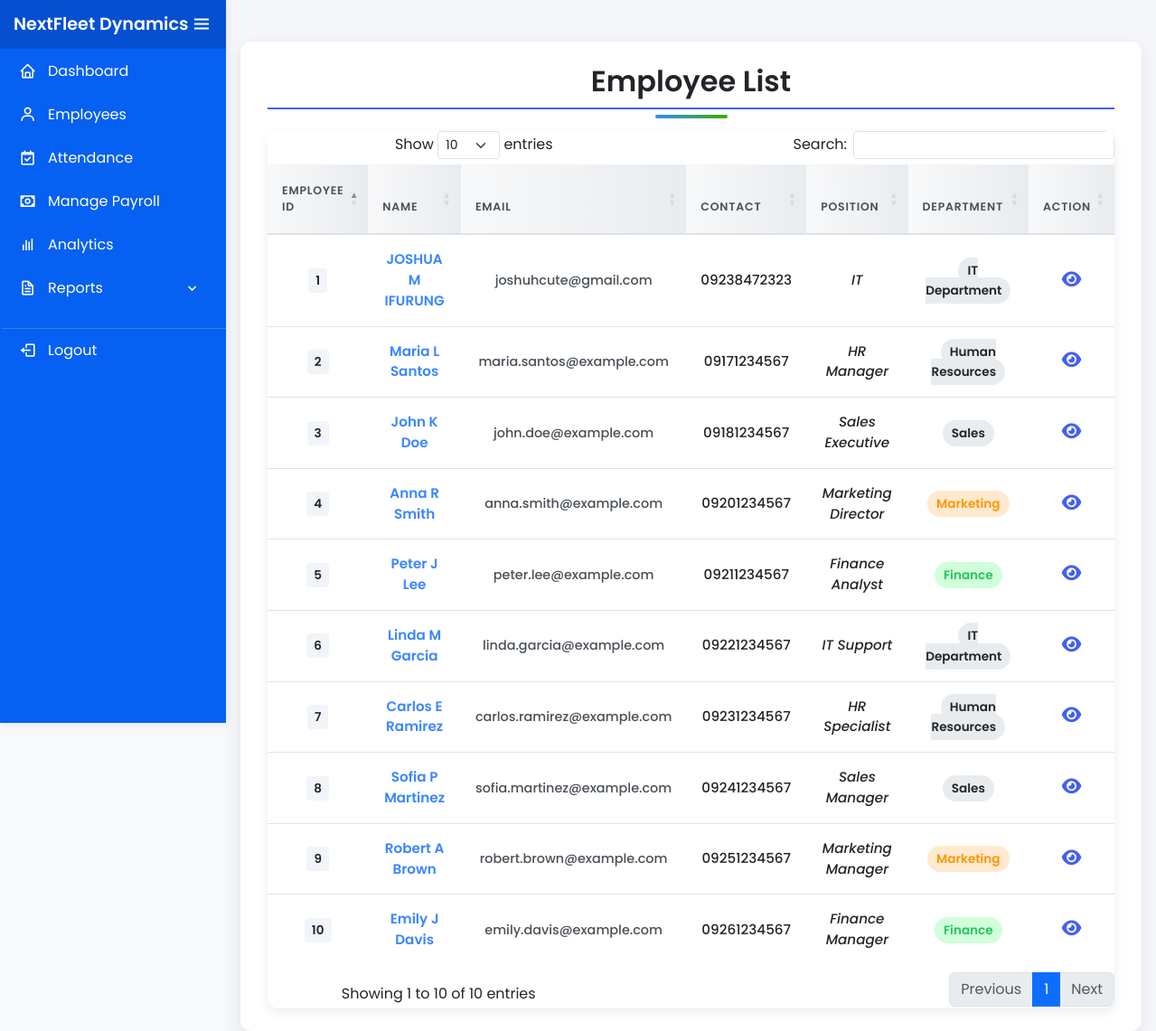
Screenshot of /php/manage_employees.php with the database file from the repository.
### tables this page shows
CREATE TABLE `employee` (
  `id` int(11) NOT NULL,
  `first_name` varchar(50) NOT NULL,
  `middle_name` varchar(50) DEFAULT NULL,
  `last_name` varchar(50) NOT NULL,
  `email` varchar(100) NOT NULL,
  `contact` varchar(20) NOT NULL,
  `address` text NOT NULL,
  `age` int(11) NOT NULL,
  `dob` date NOT NULL,
  `gender` enum('male','female','other') NOT NULL,
  `position` varchar(50) NOT NULL,
  `department` varchar(50) NOT NULL,
  `date_hired` date NOT NULL,
  `created_at` timestamp NOT NULL DEFAULT current_timestamp()
);

### php/manage_employees.php (the view, shortened to what this page needs)
<?php
include 'db.php';
$sql = "SELECT * FROM employee";
$stmt = $conn->prepare($sql);
$stmt->execute();
$result = $stmt->get_result();
?>
<!DOCTYPE html>
<html lang="en">
<head>
  <link href="https://cdn.jsdelivr.net/npm/bootstrap@5.3.0/dist/css/bootstrap.min.css" rel="stylesheet">
  <link rel="stylesheet" href="https://cdnjs.cloudflare.com/ajax/libs/font-awesome/6.4.0/css/all.min.css">
  <link rel="stylesheet" href="https://cdn.datatables.net/1.11.5/css/dataTables.bootstrap5.min.css">
  <link rel="stylesheet" href="../css/employee.css">
  <link rel="stylesheet" href="../css/poppins.css">
</head>
<body class="bg-light">
  <?php include 'admin_sidebar.php'; ?>
  <div id="mainContent" class="p-3">
    <div class="container text-center">
      <h2 class="mb-4">Employee List</h2>
      <div class="table-responsive">
        <?php if ($result->num_rows > 0): ?>
          <table class="table table-hover align-middle" id="employeeTable">
            <thead>
              <tr>
                <th>Employee ID</th>
                <th>Name</th>
                <th>Email</th>
                <th>Contact</th>
                <th>Position</th>
                <th>Department</th>
                <th>Action</th>
              </tr>
            </thead>
            <tbody>
              <?php while ($row = $result->fetch_assoc()) {
                $fullName = $row['first_name'] . " " . ($row['middle_name'] ? $row['middle_name'] . " " : "") . $row['last_name'];
                $department = strtolower(htmlspecialchars($row['department']));
                $deptClass = in_array($department, ['marketing', 'it', 'hr', 'finance']) ? $department : '';
              ?>
                <tr>
                  <td><span class="employee-id"><?= htmlspecialchars($row['id']); ?></span></td>
                  <td><?= htmlspecialchars($fullName); ?></td>
                  <td><span class="email"><?= htmlspecialchars($row['email']); ?></span></td>
                  <td><?= htmlspecialchars($row['contact']); ?></td>
                  <td><?= htmlspecialchars($row['position']); ?></td>
                  <td>
                    <span class="badge-department <?= $deptClass; ?>">
                      <?= htmlspecialchars($row['department']); ?>
                    </span>
                  </td>
                  <td>
                    <i class="fas fa-eye action-btn viewEmployee"
                      data-id="<?= $row['id']; ?>"
                      data-firstname="<?= htmlspecialchars($row['first_name']); ?>"
                      data-middlename="<?= htmlspecialchars($row['middle_name']); ?>"
                      data-lastname="<?= htmlspecialchars($row['last_name']); ?>"
                      data-email="<?= htmlspecialchars($row['email']); ?>"
                      data-contact="<?= htmlspecialchars($row['contact']); ?>"
                      data-address="<?= htmlspecialchars($row['address']); ?>"
                      data-age="<?= $row['age']; ?>"
                      data-dob="<?= $row['dob']; ?>"
                      data-gender="<?= $row['gender']; ?>"
                      data-position="<?= htmlspecialchars($row['position']); ?>"
                      data-department="<?= htmlspecialchars($row['department']); ?>"
                      data-datehired="<?= $row['date_hired']; ?>"
                      title="View Details"></i>
                  </td>
                </tr>
              <?php } ?>
            </tbody>
          </table>
        <?php endif; ?>
      </div>
    </div>
  </div>
</body>
</html>

### css/employee.css (style rules this page uses)
:root { --primary-color: #3a86ff; --primary-hover: #2876f9; --success-color: #38b000; --success-hover: #2b9348; --danger-color: #ff595e; --danger-hover: #e63946; --background: #f8f9fa; --text-color: #212529; --text-secondary: #495057; --border-color: #dee2e6; --shadow-sm: 0 2px 8px rgba(0, 0, 0, 0.05); --shadow-md: 0 4px 12px rgba(0, 0, 0, 0.08); --transition: all 0.25s ease; }
* { font-family: 'Poppins', sans-serif; }
.container { background-color: #ffffff; border-radius: 16px; padding: 2rem; box-shadow: 0 10px 30px rgba(0, 0, 0, 0.08); max-width: 1200px; }
h2 { color: var(--text-color); font-weight: 700; position: relative; font-size: 2rem; margin-bottom: 2rem !important; }
h2:after { content: ''; position: absolute; bottom: -12px; left: 50%; width: 80px; height: 4px; background: linear-gradient(90deg, var(--primary-color), var(--success-color)); transform: translateX(-50%); border-radius: 2px; }
.table-responsive { border-radius: 12px; overflow: hidden; box-shadow: var(--shadow-md); margin-top: 1.5rem; }
.table { margin-bottom: 0; border-collapse: separate; border-spacing: 0; width: 100%; }
.table th { background: linear-gradient(to right, #f8f9fa, #e9ecef); color: var(--text-secondary); font-weight: 600; text-transform: uppercase; font-size: 0.78rem; letter-spacing: 0.8px; padding: 1.2rem 1rem; border: none; border-bottom: 2px solid var(--border-color); text-align: center; }
.table td { padding: 1rem; vertical-align: middle; border: none; border-bottom: 1px solid var(--border-color); color: var(--text-color); font-size: 0.95rem; font-weight: 500; text-align: center; }
.table tbody tr:last-child td { border-bottom: none; }
.table tbody tr { transition: var(--transition); }
.table tbody tr:nth-of-type(odd) { background-color: rgba(0, 0, 0, 0.01); }
.table td:nth-child(2) { font-weight: 600; color: var(--primary-color); }
.table td:nth-child(6) { font-weight: 500; }
.table td:nth-child(5) { font-style: italic; }
.badge-department { padding: 5px 10px; border-radius: 20px; font-size: 0.75rem; font-weight: 600; background-color: #e9ecef; }
.badge-department.marketing { background-color: #ffead0; color: #ff9500; }
.badge-department.finance { background-color: #d0ffda; color: #22c55e; }
.employee-id { font-family: 'Poppins', monospace; font-weight: 600; background-color: #f1f5f9; padding: 4px 8px; border-radius: 4px; font-size: 0.85rem; }
.email { color: var(--text-secondary); font-size: 0.9rem; }

### css/admin_sidebar.css (style rules this page uses)
* { margin: 0; padding: 0; box-sizing: border-box; }
body { font-family: 'Arial', sans-serif; background-color: #f4f6f9; display: flex; min-height: 100vh; }

### php/manage_employees.php (style rules this page uses)
body { font-family: 'Poppins', sans-serif; background-color: #f5f7fa; }
#mainContent { margin-left: 250px; padding: 20px; transition: margin-left 0.3s ease; min-height: 100vh; background-color: #f4f6f9; }
.container { background-color: white; border-radius: 12px; box-shadow: 0 5px 15px rgba(0,0,0,0.08); padding: 25px 30px; margin-top: 30px; margin-bottom: 30px; }
h2 { color: #212529; font-weight: 600; border-bottom: 2px solid #4361ee; padding-bottom: 10px; margin-bottom: 25px; }
.badge-department { padding: 5px 10px; border-radius: 20px; font-size: 0.85rem; }
.marketing { background-color: #f8d7da; color: #721c24; }
.finance { background-color: #fff3cd; color: #856404; }
.action-btn { cursor: pointer; color: #4361ee; font-size: 1.2rem; }

### rows the page displays
employee: id "1", fullName "JOSHUA M IFURUNG", email "joshuhcute@gmail.com", contact "09238472323", position "IT", department "IT Department"
employee: id "2", fullName "Maria L Santos", email "maria.santos@example.com", contact "09171234567", position "HR Manager", department "Human Resources"
employee: id "3", fullName "John K Doe", email "john.doe@example.com", contact "09181234567", position "Sales Executive", department "Sales"
employee: id "4", fullName "Anna R Smith", email "anna.smith@example.com", contact "09201234567", position "Marketing Director", department "Marketing"
employee: id "5", fullName "Peter J Lee", email "peter.lee@example.com", contact "09211234567", position "Finance Analyst", department "Finance"
employee: id "6", fullName "Linda M Garcia", email "linda.garcia@example.com", contact "09221234567", position "IT Support", department "IT Department"
employee: id "7", fullName "Carlos E Ramirez", email "carlos.ramirez@example.com", contact "09231234567", position "HR Specialist", department "Human Resources"
employee: id "8", fullName "Sofia P Martinez", email "sofia.martinez@example.com", contact "09241234567", position "Sales Manager", department "Sales"
employee: id "9", fullName "Robert A Brown", email "robert.brown@example.com", contact "09251234567", position "Marketing Manager", department "Marketing"
employee: id "10", fullName "Emily J Davis", email "emily.davis@example.com", contact "09261234567", position "Finance Manager", department "Finance"
